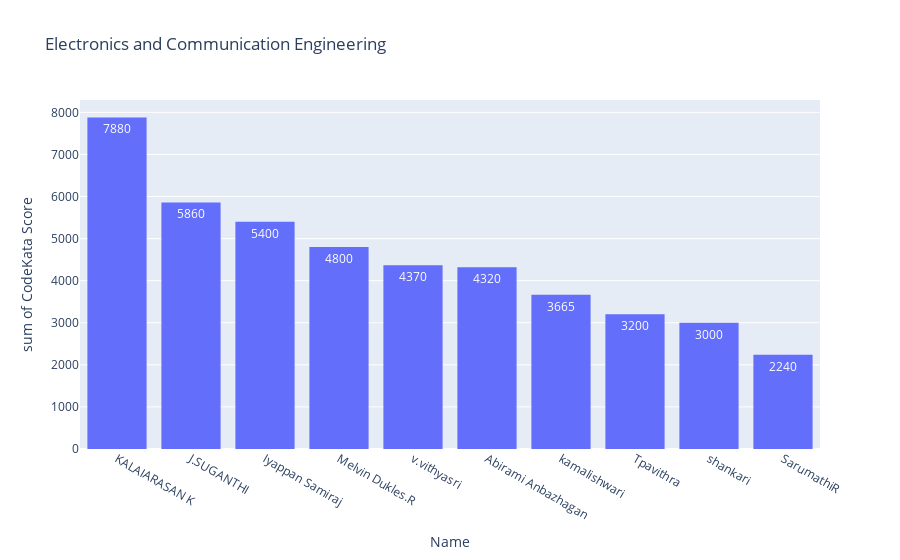

Source (notebook cell):
### Code cell
ece=final.loc[final['Department'] =='Electronics and Communication Engineering']
ece.sort_values(by='CodeKata Score',ascending=False)
fig = px.histogram(ece.head(10), x="Name",y="CodeKata Score",text_auto=True,title="Electronics and Communication Engineering")
fig.show()

### Figure 1 — Plotly figure (JSON) as saved in the notebook; plotly's stock layout.template omitted (floating-point values rounded to 4 significant figures)
{"data": [{"alignmentgroup": "True", "bingroup": "x", "histfunc": "sum", "hovertemplate": "Name=%{x}<br>sum of CodeKata Score=%{y}<extra></extra>", "legendgroup": "", "marker": {"color": "#636efa", "pattern": {"shape": ""}}, "name": "", "offsetgroup": "", "orientation": "v", "showlegend": false, "texttemplate": "%{value}", "type": "histogram", "x": ["KALAIARASAN K", "J.SUGANTHI", "Iyappan Samiraj", "Melvin Dukles.R", "v.vithyasri", "Abirami Anbazhagan", "kamalishwari", "Tpavithra", "shankari", "SarumathiR"], "xaxis": "x", "y": [7880, 5860, 5400, 4800, 4370, 4320, 3665, 3200, 3000, 2240], "yaxis": "y"}], "layout": {"barmode": "relative", "legend": {"tracegroupgap": 0}, "title": {"text": "Electronics and Communication Engineering"}, "xaxis": {"anchor": "y", "domain": [0, 1], "title": {"text": "Name"}}, "yaxis": {"anchor": "x", "domain": [0, 1], "title": {"text": "sum of CodeKata Score"}}}}
